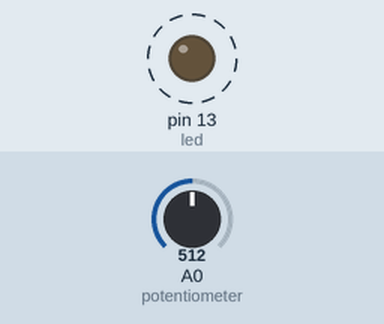
Bench run of a sketch on a simulated Arduino Uno, built with avr-gcc and run on an emulated ATmega328P. On the bench: output pins drawn as LEDs (lit = HIGH). Dashed ring = blinking. The test bench sets the inputs (shaded band); at power-on: A0 (potentiometer) = 512.

Above: at 1.8 s.
1.9 s: A0 (potentiometer) set to 0
At 2.9 s:
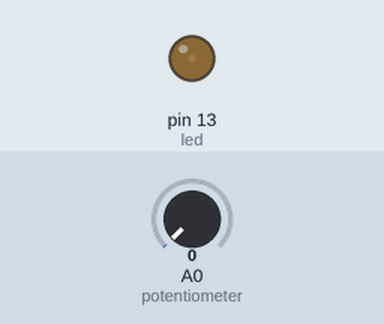
3.6 s: A0 (potentiometer) set to 122
At 3.9 s:
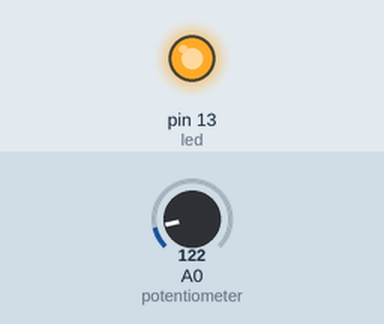
Timing chart, 0 to 13.1 s (numbered marks = the images above; inputs shaded):
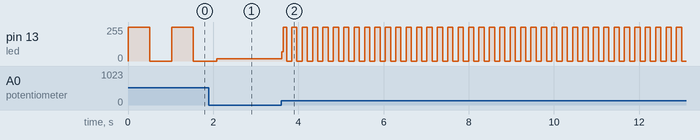

The sketch:

potentiometer_led.ino
```cpp
int led = 13;//pin for LED
int potentiometer = 0;//pin for potentiometer
int potValue = 0;//current potentiometer value

void setup(){
 pinMode(led, OUTPUT);
}

void loop(){
  potValue = analogRead(potentiometer);//get the value of the potentiometer
  digitalWrite(led, HIGH);//turn the LED on
  delay(potValue);//wait a certain amount of time
  digitalWrite(led, LOW);//turn the led back off
  delay(potValue);//wait again
}
```

Measured:
- after the input at 3.6 s, pin 13 (led): 16/255 → 69/255 at once, then moves between 0/255 and 255/255, repeating every 0.24 s
- by itself, pin 13 (led): alternates 255/255 for 0.51 s and 0/255 for 0.51 s
